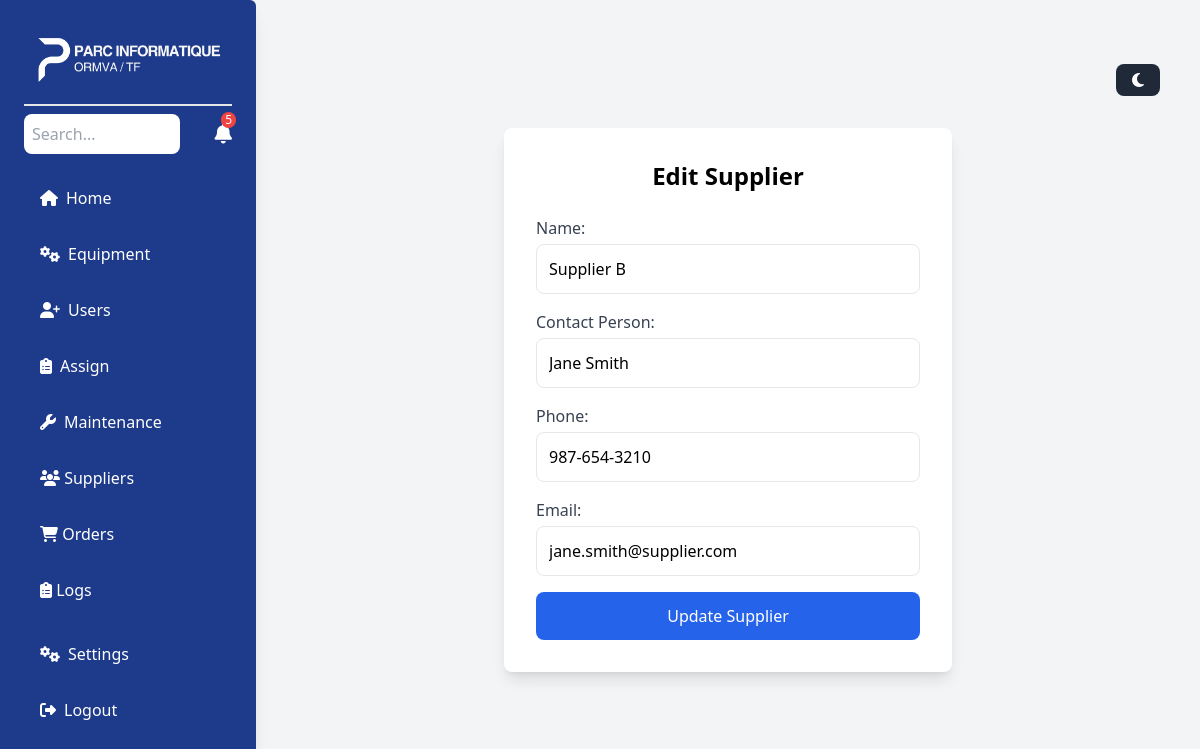
Screenshot of /edit_supplier.php?id=2 with the database file from the repository.
### tables this page shows
CREATE TABLE `suppliers` (
  `id` int(11) NOT NULL,
  `name` varchar(100) NOT NULL,
  `contact_person` varchar(100) DEFAULT NULL,
  `phone` varchar(20) DEFAULT NULL,
  `email` varchar(100) DEFAULT NULL,
  `address` text DEFAULT NULL,
  `created_at` timestamp NOT NULL DEFAULT current_timestamp()
);

### edit_supplier.php (the view, shortened to what this page needs)
<?php
include('db.php');
$id = $_GET['id'];
$sql = "SELECT * FROM suppliers WHERE id = $id";
$result = $conn->query($sql);
$row = $result->fetch_assoc();
?>
<!DOCTYPE html>
<html lang="en">
<head>
    <script src="https://cdn.tailwindcss.com"></script>
</head>
<body class="bg-gray-100 flex items-center justify-center h-screen">
<div id="sidebar" class="md:flex hidden w-64 bg-blue-900 rounded-r-md scroll-m-10 text-white p-6 fixed top-0 left-0 h-full shadow-lg transform -translate-x-full md:translate-x-0 transition-transform duration-300 overflow-y-auto custom-scrollbar">
    <div class="space-y-6 w-full">
        <div class="logo w-full border-b-2 -mt-10 mx-auto sticky -top-6 bg-blue-900 z-10 ">
            <img src="assets/logo.png" alt="" class="w-48 -mb-4 mx-auto">
        </div>
        <div class="flex justify-between items-center">
            <input type="text" placeholder="Search..." class="w-3/4 p-2 text-black rounded-lg focus:outline-none focus:ring-2 focus:ring-blue-500" aria-label="Search">
            <button class="relative text-xl" aria-label="Notifications">
                <i class="fas fa-bell"></i>
                <span class="absolute top-0 -mt-2 -mr-1 right-0 bg-red-500 text-white text-xs px-1 rounded-full">5</span>
            </button>
        </div>
        <div class="space-y-4 mt-6">
            <a href="index.php" class="flex items-center space-x-2 hover:bg-blue-700 px-4 py-2 rounded-lg">
                <i class="fas fa-home"></i>
                <span>Home</span>
            </a>
            <a href="equipment.php" class="flex items-center space-x-2 hover:bg-blue-700 px-4 py-2 rounded-lg">
                <i class="fas fa-cogs"></i>
                <span>Equipment</span>
            </a>
            <a href="addUser.php" class="flex items-center space-x-2 hover:bg-blue-700 px-4 py-2 rounded-lg">
                <i class="fas fa-user-plus"></i>
                <span>Users</span>
            </a>
            <a href="assign.php" class="flex items-center space-x-2 hover:bg-blue-700 px-4 py-2 rounded-lg">
                <i class="fas fa-clipboard-list"></i>
                <span>Assign</span>
            </a>
            <a href="maintenance.php" class="flex items-center space-x-2 hover:bg-blue-700 px-4 py-2 rounded-lg">
                <i class="fas fa-wrench"></i>
                <span>Maintenance</span>
            </a>
            <a href="suppliers.php" class="block py-2 px-4 hover:bg-blue-700">
                <i class="fas fa-users"></i>
                <span>Suppliers</span>
            </a>
                <a href="orders.php" class="block py-2 px-4 hover:bg-blue-700">
                    <i class="fas fa-shopping-cart"></i>
                    <span>Orders</span>
                </a>
                <a href="logs.php" class="block py-2 px-4 hover:bg-blue-700">
                    <i class="fas fa-clipboard-list"></i>
                    <span>Logs</span>
                </a>
        </div>
        <div class="mt-8 space-y-4">
            <a href="settings.html" class="flex items-center space-x-2 hover:bg-blue-700 px-4 py-2 rounded-lg">
                <i class="fas fa-cogs"></i>
                <span>Settings</span>
            </a>
<a href="#" id="logoutBtn" class="flex mb-4 items-center space-x-2 hover:bg-blue-700 px-4 py-2 rounded-lg">
    <i class="fas fa-sign-out-alt"></i>
    <span>Logout</span>
</a>
        </div>
    </div>
</div>
    <div class="p-6 fixed top-4 mt-6 right-4 z-50">
        <button id="darkModeToggle" class="bg-gray-800 text-white px-4 py-2 rounded-lg flex items-center hover:bg-gray-600 transition-colors duration-300">
            <i id="darkModeIcon" class="fas fa-moon"></i>
        </button>
    </div>
    <div class="bg-white p-8 rounded-lg shadow-lg ml-64 w-full max-w-md">
        <h2 class="text-2xl font-bold mb-6 text-center">Edit Supplier</h2>
        <form method="POST" class="space-y-4">
            <div>
                <label for="name" class="block text-gray-700 font-medium mb-1">Name:</label>
                <input type="text" id="name" name="name" value="<?= $row['name'] ?>" class="w-full p-3 border rounded-lg focus:ring-2 focus:ring-blue-500" required>
            </div>
            <div>
                <label for="contact_person" class="block text-gray-700 font-medium mb-1">Contact Person:</label>
                <input type="text" id="contact_person" name="contact_person" value="<?= $row['contact_person'] ?>" class="w-full p-3 border rounded-lg focus:ring-2 focus:ring-blue-500" required>
            </div>
            <div>
                <label for="phone" class="block text-gray-700 font-medium mb-1">Phone:</label>
                <input type="text" id="phone" name="phone" value="<?= $row['phone'] ?>" class="w-full p-3 border rounded-lg focus:ring-2 focus:ring-blue-500" required>
            </div>
            <div>
                <label for="email" class="block text-gray-700 font-medium mb-1">Email:</label>
                <input type="email" id="email" name="email" value="<?= $row['email'] ?>" class="w-full p-3 border rounded-lg focus:ring-2 focus:ring-blue-500" required>
            </div>
            <button type="submit" class="w-full bg-blue-600 text-white p-3 rounded-lg font-medium hover:bg-blue-700 transition">Update Supplier</button>
        </form>
    </div>
</body>
</html>

### rows the page displays
suppliers: name "Supplier B", contact_person "Jane Smith", phone "987-654-3210", email "jane.smith@supplier.com"
